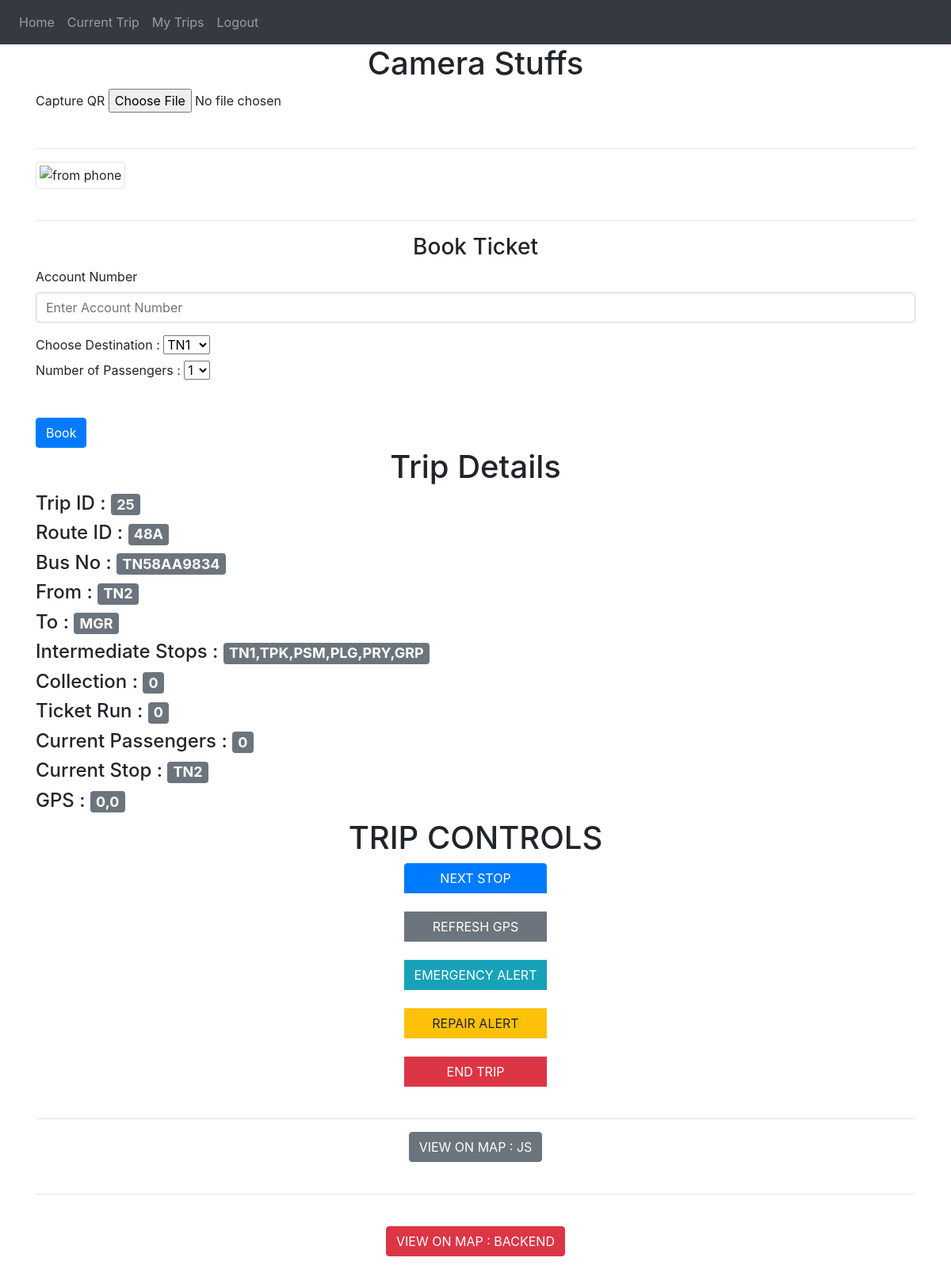
The page /conductor-current-trip (signed in) on the database its author committed.
### website/models.py (models this page shows)
class Trip(db.Model,UserMixin):
    trip_id = db.Column(db.Integer , primary_key = True)
    route_id = db.Column(db.String(100))
    conductor_id = db.Column(db.Integer , db.ForeignKey('user.id'))
    date = db.Column(db.String(100))
    collection = db.Column(db.Integer)
    ticket_run = db.Column(db.Integer)
    start_time =db.Column(db.String(100))
    end_time = db.Column(db.String(100))
    status =db.Column(db.String(1))
    current_passengers= db.Column(db.Integer)
    current_stop = db.Column(db.String)
    bus_no = db.Column(db.String)
    gps = db.Column(db.String(100))
    gps_update_time = db.Column(db.String)
    tickets = db.relationship('Ticket')
    lat = db.Column(db.String)
    long = db.Column(db.String)

class Route(db.Model):
    route_id = db.Column(db.Text , primary_key = True)
    start =db.Column(db.String(100))
    end =db.Column(db.String(100))
    stops = db.Column(db.String(100))

### website/views.py (the view, shortened to what this page needs)
@views.route('/conductor-current-trip', methods=['GET', 'POST'])
@login_required
def conductor_current_trip ():
    conductor_details = Conductor_details.query.filter_by(conductor_id = current_user.id).first()
    if conductor_details.current_trip_id :
        trip = Trip.query.filter_by(trip_id= conductor_details.current_trip_id).first()
        route = Route.query.filter_by(route_id = trip.route_id ).first()
        display_stops = route.start +"," +route.stops + "," + route.end
        display_stops = display_stops.split(",")
        curr_stop = trip.current_stop
        curr_index = display_stops.index(curr_stop)
        display_stops = display_stops[curr_index+1:]
        return render_template("conductor_current_trip.html" , user = current_user, cd = conductor_details,trip = trip ,route=route,display_stops = display_stops)
    flash("No Current Trips !!!")
    return render_template("conductor_current_trip.html" , user = current_user, cd = conductor_details)

### website/__init__.py (called while the page is built)
def create_app():
    app = Flask(__name__)
    app.config['SECRET_KEY'] = '#itsactuallyapassword'
    app.config['SQLALCHEMY_DATABASE_URI'] = f'sqlite:///{DB_NAME}'
    db.init_app(app)
    from .views import views
    from .auth import auth
    app.register_blueprint(views, url_prefix='/')
    app.register_blueprint(auth, url_prefix='/')
    from .models import User, Conductor_details
    create_database(app)
    login_manager = LoginManager()
    login_manager.login_view = 'auth.login'
    login_manager.init_app(app)
    @login_manager.user_loader
    def load_user(id):
        return User.query.get(int(id))
    return app

### website/templates/conductor_current_trip.html (shortened to what this page needs)
{% extends "base.html" %}
{% block content %}
{%if cd.current_trip_id %}
<div>
    <div>
        <h1 align = "center">
            Camera Stuffs
        </h1>
    </div>
    <div>
            <form action="#" id="myform" enctype="multipart/form-data">
                <label for="capture">Capture QR</label>
                <input type="file"
                id="capture"
                accept="image/*"
                capture
                />
                <br/>
            </form>
            <br>
            <hr>
            {%if 1%}
            <img class = "img-fluid img-thumbnail " src="" id="img" alt="from phone"/>
            {%endif%}
    </div>
</div>
<br><hr>
    <form method="POST">
        <h3 align="center">Book Ticket</h3>
        <div class="form-group">
            <label for="email">Account Number</label>
            <input
                type="text"
                class="form-control"
                id="account_number"
                name="account_number"
                placeholder="Enter Account Number"
            />
            </div>
            <div class="form-group input-group-lg">
            <label for="to">Choose Destination      :</label>
            <select id="to" name="to" class="form-grp">
                {%for stop in display_stops%}
                <option value={{stop}}>{{stop}}</option>
                {%endfor%}
            </select>
            <div class="form-group">
            <label for="no">Number of Passengers  :</label>
            <select id="no" name="no" >
                {%for i in range(1,10)%}
                <option value={{i}}>{{i}}</option>
                {%endfor%}
            </select>
        </div>
        <br>
        <button type="submit" class="btn btn-primary" onclick="refreshGPS()">Book</button>
    </form>
    <div>
        <h1 align = "center">Trip Details</h1>
        <h4>Trip ID            :    <span class="badge bg-secondary btn-primary">{{trip.trip_id}}</span></h4>
        <h4>Route ID           :    <span class="badge bg-secondary btn-primary">{{trip.route_id}}</span></h4>
        <h4>Bus No             :    <span class="badge bg-secondary btn-primary">{{trip.bus_no}}</span></h4>
        <h4>From               :    <span class="badge bg-secondary btn-primary">{{route.start}}</span></h4>
        <h4>To                 :    <span class="badge bg-secondary btn-primary">{{route.end}}</span></h4>
        <h4>Intermediate Stops :    <span class="badge bg-secondary btn-primary">{{route.stops}}</span></h4>
        <h4>Collection         :    <span class="badge bg-secondary btn-primary">{{trip.collection}}</span></h4>
        <h4>Ticket Run         :    <span class="badge bg-secondary btn-primary">{{trip.ticket_run}}</span></h4>
        <h4>Current Passengers :    <span class="badge bg-secondary btn-primary">{{trip.current_passengers}}</span></h4>
        <h4>Current Stop       :    <span class="badge bg-secondary btn-primary">{{trip.current_stop}}</span></h4>
        <h4>GPS                :    <span class="badge bg-secondary btn-primary">{{trip.gps}}</span></h4>
    </div>
    <div align = "center"  >
        <h1 align = "center">TRIP CONTROLS</h1>
        <div class="btn-group-vertical" role="group" aria-label="Vertical button group" >
        <a class="btn  btn-primary  " href="/conductor-utility-next-stop/{{cd.current_trip_id}} " role="button" onclick="refreshGPS()" > NEXT STOP  </a><br>
        <button type = "button " class = "btn btn-secondary" onclick="refreshGPS()" >REFRESH GPS</button><br>
        <a class="btn  btn-info " href="/conductor-utility-emergency-alert/{{route}} " role="button"  >EMERGENCY ALERT</a><br>
        <a class="btn  btn-warning " href="/conductor-utility-repair-alert/{{cd.current_trip_id}} " role="button"  >REPAIR ALERT</a><br>
        <a class="btn  btn-danger " href="/conductor-utility-end-trip/{{cd.current_trip_id}} " role="button" onclick="refreshGPS()"  > END TRIP </a><br>
        </div>
        <br><hr>
        <button type = "button " class = "btn btn-secondary" onclick="newTab({{trip.gps}})" >VIEW ON MAP : JS </button><br>
        <br><hr><br>
        <a class="btn  btn-danger " href="/utility-view-map/{{cd.current_trip_id}} " role="button"  > VIEW ON MAP : BACKEND </a><br>
    </div>
{%endif%}
{% endblock %}

### rows shown on the page
Trip: trip_id "25", route_id "48A", bus_no "TN58AA9834", collection "0", ticket_run "0", current_passengers "0", current_stop "TN2", gps "0,0"
Route: start "TN2", end "MGR", stops "TN1,TPK,PSM,PLG,PRY,GRP"

### other values the page prints
form field to "TN1"
form field no "1"
